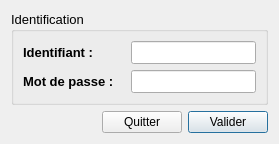
<?xml version="1.0" encoding="UTF-8"?>
<ui version="4.0">
 <class>Db</class>
 <widget class="QDialog" name="Db">
  <property name="geometry">
   <rect>
    <x>0</x>
    <y>0</y>
    <width>279</width>
    <height>137</height>
   </rect>
  </property>
  <property name="sizePolicy">
   <sizepolicy hsizetype="Fixed" vsizetype="Fixed">
    <horstretch>0</horstretch>
    <verstretch>0</verstretch>
   </sizepolicy>
  </property>
  <property name="maximumSize">
   <size>
    <width>279</width>
    <height>137</height>
   </size>
  </property>
  <property name="windowTitle">
   <string>Dialog</string>
  </property>
  <layout class="QVBoxLayout" name="verticalLayout_2">
   <item>
    <widget class="QGroupBox" name="groupBox">
     <property name="font">
      <font>
       <pointsize>10</pointsize>
      </font>
     </property>
     <property name="title">
      <string>Identification</string>
     </property>
     <layout class="QVBoxLayout" name="verticalLayout">
      <item>
       <layout class="QGridLayout" name="gridLayout">
        <item row="0" column="1">
         <widget class="QLineEdit" name="lineEditId">
          <property name="sizePolicy">
           <sizepolicy hsizetype="Fixed" vsizetype="Minimum">
            <horstretch>0</horstretch>
            <verstretch>0</verstretch>
           </sizepolicy>
          </property>
          <property name="minimumSize">
           <size>
            <width>0</width>
            <height>0</height>
           </size>
          </property>
          <property name="maximumSize">
           <size>
            <width>150</width>
            <height>16777215</height>
           </size>
          </property>
         </widget>
        </item>
        <item row="1" column="1">
         <widget class="QLineEdit" name="lineEditMdp">
          <property name="sizePolicy">
           <sizepolicy hsizetype="Fixed" vsizetype="Minimum">
            <horstretch>0</horstretch>
            <verstretch>0</verstretch>
           </sizepolicy>
          </property>
          <property name="minimumSize">
           <size>
            <width>0</width>
            <height>0</height>
           </size>
          </property>
          <property name="maximumSize">
           <size>
            <width>150</width>
            <height>16777215</height>
           </size>
          </property>
         </widget>
        </item>
        <item row="0" column="0">
         <widget class="QLabel" name="labelId">
          <property name="sizePolicy">
           <sizepolicy hsizetype="Minimum" vsizetype="Minimum">
            <horstretch>0</horstretch>
            <verstretch>0</verstretch>
           </sizepolicy>
          </property>
          <property name="font">
           <font>
            <pointsize>10</pointsize>
            <bold>true</bold>
           </font>
          </property>
          <property name="text">
           <string>Identifiant :</string>
          </property>
         </widget>
        </item>
        <item row="1" column="0">
         <widget class="QLabel" name="labelMdp">
          <property name="sizePolicy">
           <sizepolicy hsizetype="Minimum" vsizetype="Minimum">
            <horstretch>0</horstretch>
            <verstretch>0</verstretch>
           </sizepolicy>
          </property>
          <property name="font">
           <font>
            <pointsize>10</pointsize>
            <bold>true</bold>
           </font>
          </property>
          <property name="text">
           <string>Mot de passe : </string>
          </property>
         </widget>
        </item>
       </layout>
      </item>
     </layout>
    </widget>
   </item>
   <item>
    <layout class="QHBoxLayout" name="horizontalLayout">
     <property name="sizeConstraint">
      <enum>QLayout::SetMinimumSize</enum>
     </property>
     <item>
      <spacer name="horizontalSpacer">
       <property name="orientation">
        <enum>Qt::Horizontal</enum>
       </property>
       <property name="sizeHint" stdset="0">
        <size>
         <width>40</width>
         <height>20</height>
        </size>
       </property>
      </spacer>
     </item>
     <item>
      <widget class="QPushButton" name="bQuitter">
       <property name="focusPolicy">
        <enum>Qt::NoFocus</enum>
       </property>
       <property name="text">
        <string>Quitter</string>
       </property>
      </widget>
     </item>
     <item>
      <widget class="QPushButton" name="bValider">
       <property name="text">
        <string>Valider</string>
       </property>
      </widget>
     </item>
    </layout>
   </item>
  </layout>
 </widget>
 <tabstops>
  <tabstop>lineEditId</tabstop>
  <tabstop>lineEditMdp</tabstop>
  <tabstop>bValider</tabstop>
  <tabstop>bQuitter</tabstop>
 </tabstops>
 <resources/>
 <connections/>
</ui>
